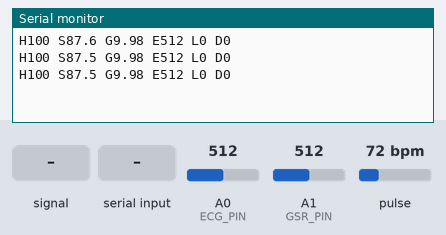
Bench run of a sketch on a simulated Arduino Uno, built with avr-gcc and run on an emulated ATmega328P. Parts: the last lines printed to the serial monitor. The test bench sets the inputs (shaded band); at power-on: pulse 72 bpm, A0 (ECG_PIN) = 512, A1 (GSR_PIN) = 512.

Above: at 1.2 s.
1.3 s: A0 (ECG_PIN) fed a 200 Hz sine of ±81 counts around its level
At 2.0 s:
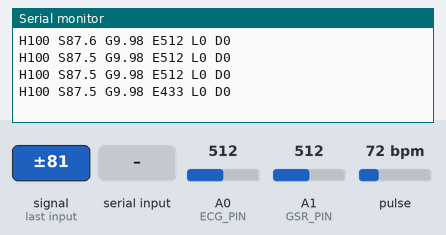
2.8 s: pulse set to 100 bpm
At 2.8 s:
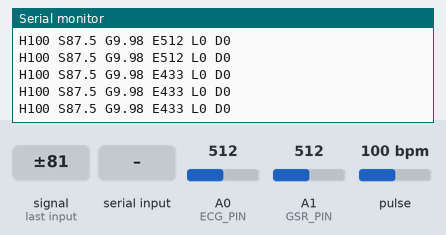
4.3 s: A0 (ECG_PIN) set to 716
At 4.3 s:
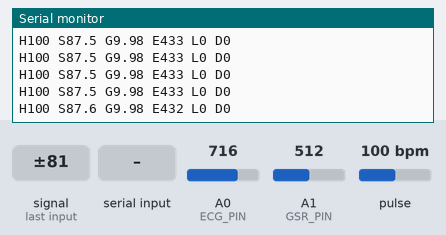
5.8 s: A1 (GSR_PIN) set to 716
At 6.2 s:
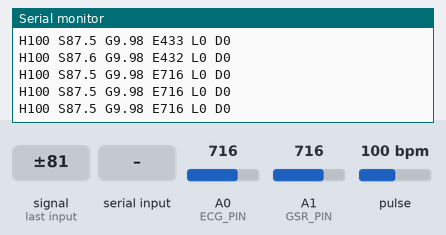
7.3 s: A0 (ECG_PIN) fed a 1000 Hz sine of ±255 counts around its level
At 8.7 s:
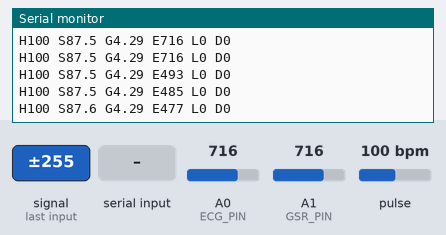
8.8 s: "90,45,200\n" received over the second serial link
At 10.9 s:
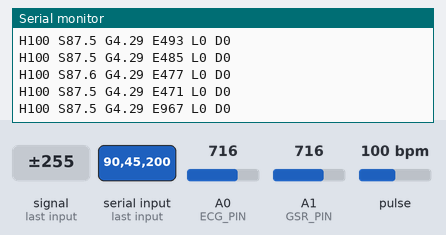
Timing chart, 0 to 11.3 s (numbered marks = the images above; inputs shaded):
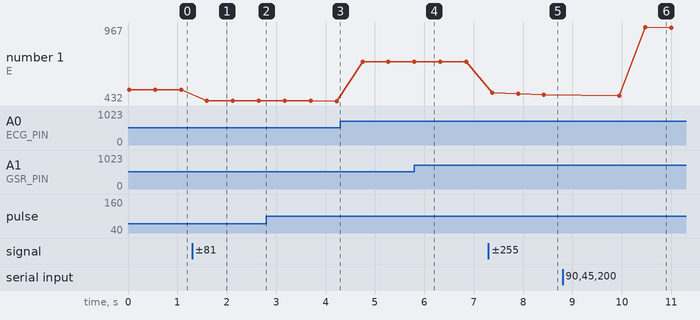

The sketch:

four_parameters.ino
```cpp
#include <Wire.h>
#include "MAX30105.h"
#include "heartRate.h"
#include <SoftwareSerial.h>

MAX30105 particleSensor;

#define GSR_PIN A1
#define ECG_PIN A0
const float fixedResistor = 10000.0;  // 10kΩ pull-down resistor for GSR

SoftwareSerial bpSerial(2, 3);  // RX, TX for BP sensor
int sysBP = 0, diaBP = 0, heartRate = 0;
float spo2 = -1.0;  // Default invalid value

void setup() {
    Serial.begin(115200);
    bpSerial.begin(9600);

    if (!particleSensor.begin(Wire, I2C_SPEED_STANDARD)) {
        Serial.println("MAX30102 not found!");
        while (1);
    }
    particleSensor.setup();
}

void loop() {
    // Read PPG Sensor
    long irValue = particleSensor.getIR();
    long redValue = particleSensor.getRed();

    if (irValue > 50000 && redValue > 50000) {  // Ensure signal strength is strong
        checkForBeat(irValue);
        int validHeartRate = particleSensor.getIR() / 1000; // Approximate HR
        if (validHeartRate > 40 && validHeartRate < 180) {
            heartRate = validHeartRate;
        }

        // Compute SpO2 using red/IR ratio
        float ratio = (float)redValue / (float)irValue;
        spo2 = 110 - (ratio * 25);
        spo2 = constrain(spo2, 80, 100); // Ensure realistic SpO2 values
    }

    // Read ECG Signal
    int ecgValue = analogRead(ECG_PIN);

    // Read GSR Sensor
    int gsrValue = analogRead(GSR_PIN);
    float gsrResistance = (gsrValue == 0) ? 0 : ((1023.0 - gsrValue) * fixedResistor) / gsrValue;  // Avoid division by zero

    // Read BP Sensor Data
    if (bpSerial.available()) {
        String bpData = bpSerial.readStringUntil('\\n');  // Read BP data line
        int firstComma = bpData.indexOf(',');
        int secondComma = bpData.indexOf(',', firstComma + 1);
        int thirdComma = bpData.indexOf(',', secondComma + 1);

        if (firstComma != -1 && secondComma != -1 && thirdComma != -1) {
            sysBP = bpData.substring(firstComma + 1, secondComma).toInt();
            diaBP = bpData.substring(secondComma + 1, thirdComma).toInt();
            int receivedHR = bpData.substring(thirdComma + 1).toInt();
            if (receivedHR > 40 && receivedHR < 180) { // Ignore unrealistic HR values
                heartRate = receivedHR;
            }
        }
    }

    // Send Packet Format: H<HR> S<SpO2> G<GSR> E<ECG> L<Systolic> D<Diastolic>
    Serial.print("H"); Serial.print(heartRate);
    Serial.print(" S"); Serial.print(spo2, 1);  // Print with one decimal place
    Serial.print(" G"); Serial.print(gsrResistance / 1000, 2); // Convert to kΩ, two decimal places
    Serial.print(" E"); Serial.print(ecgValue);
    Serial.print(" L"); Serial.print(sysBP);
    Serial.print(" D"); Serial.println(diaBP);

    delay(500);
}
```

Measured:
- after the input at 1.3 s, the serial monitor: prints a new line after 0.30 s (image 1)
- after the input at 7.3 s, the serial monitor: prints a new line after 0.07 s (image 5)
- after the input at 8.8 s, the serial monitor: prints a new line after 1.7 s (image 6)
- plotted number 1: 512 → 433 after the input at 1.3 s, 432 → 716 after the input at 4.3 s, 716 → 477 after the input at 7.3 s, 477 → 963 after the input at 8.8 s
